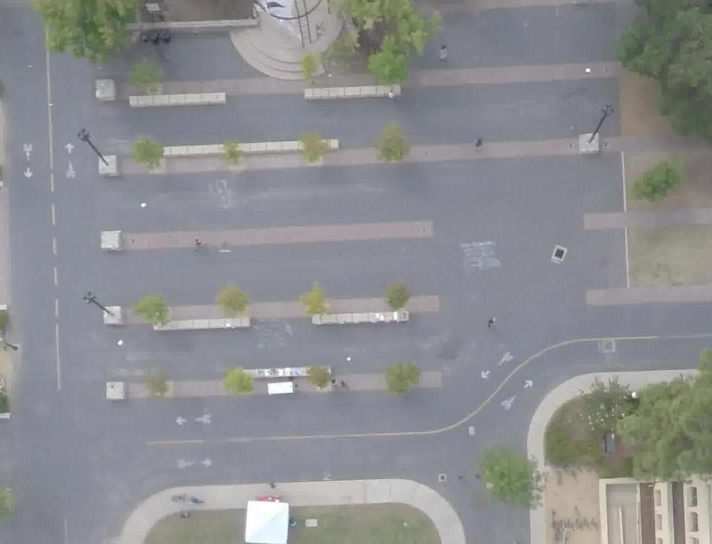
#> input picture annotations/bookstore/video0/reference.jpg, 1424 x 1088 px, found by its file name (shown at 1/2 size)
$ jupyter execute --allow-errors potential_function_notes.ipynb   (shell and % lines are left out)   (Python 2 division)   (older library calls are emulated)   (text cells are left out)
#> lines starting #> are read from the running program, lines starting #| are printed output that depends on the picture; long printed decimals are rounded; pictures that were not available may be replaced by others from this repository, and a replacement may not be noted
### code/potential_function.py
import numpy as np

#**************************************
#********** RETRIEVE AND PROCESS IMAGES
#**************************************

directory = "../annotations/deathCircle/video0/"
terrain_types = ["buildings", "grass", "street", "sidewalk"]
from scipy import misc
from scipy.signal import decimate, fftconvolve, gaussian
downsample_rate = 4
#reader translates an file-name to an image into a boolean array (i.e. a BW image)
reader = lambda fname : (misc.imread(directory+fname)).min(axis=2) == 0
decimater = lambda x: decimate( decimate( x , downsample_rate , axis=0), downsample_rate, axis=1)

normal_dist = lambda sigma,N_g: gaussian(N_g,sigma) / (N_g*np.sqrt(2*np.pi*sigma**2))
kernel = lambda sigma,N_g: np.outer( normal_dist(sigma,N_g) , normal_dist(sigma,N_g) )
smoother = lambda im,sigma : fftconvolve( im , kernel(sigma,int(3*sigma)), mode='valid')
get_smooth_image = lambda fname,sigma: smoother( decimater( reader( fname ) ), sigma )

sigmas = [5,10,20]

#terrain_image[t][s] is an image of terrain t convolved with a gaussian of scale s in sigmas.
terrain_image = { t: {s: get_smooth_image( t + ".bmp",s ) \
        for s in sigmas} \
        for t in terrain_types}


#X_res[t][s] is the X-resolution of terrain_image[t][s]
X_res = {t: {s: terrain_image[t][s].shape[0] for s in sigmas} for t in terrain_types}
Y_res = {t: {s: terrain_image[t][s].shape[1] for s in sigmas} for t in terrain_types}

#Now we have a dictionary of processed images.  Lets FFT them.
#terrain_image_fft[t][s] is an the fourier transform of terrain[t][s]
terrain_image_fft = { t: {s: np.fft.fftn(terrain_image[t][s]) \
        for s in sigmas} \
        for t in terrain_types}


#****************************************
#************* SAVE THE LOW FOURIER MODES
#****************************************

i_max = 20
j_max = 20
indices = [(i,j)    for i in range(-i_max,i_max+1) \
                    for j in range(-j_max,j_max+1)]

#coeffs[t][s][ij] is the ij^th Fourier coefficient of terrain_image[t][s].
coeffs = {t: {s: {ij: terrain_image_fft[t][s][ij[0],ij[1]] for ij in indices} for s in sigmas} for t in terrain_types}


#*****************************************
#************ CONSTRUCT POTENTIAL FUNCTION
#*****************************************

e2pij = lambda i,j,x,y : np.exp(2*np.pi*1j*(i*x+j*y))

# [14 lines left out: function V, not called in this run]

### code/potential_function_notes.ipynb
[cell 1]
import numpy as np
from matplotlib import pyplot as plt
import matplotlib.image as mpimage

[cell 2]
img = mpimage.imread("../annotations/deathCircle/video0/reference.jpg")
#> img is the input picture: shape (1088, 1424, 3); mean R, G, B 139.8, 141.2, 143.6
plt.imshow(img)
f = plt.gcf()
f.set_size_inches((12,12))

[cell 3]
from scipy import misc
directory = "../annotations/deathCircle/video0/"
# A boolean matrix encoding the location of streets
from scipy.signal import decimate,fftconvolve,gaussian
q=5 #downsampline rate
reader = lambda fname : (misc.imread(directory+fname)).min(axis=2) == 0
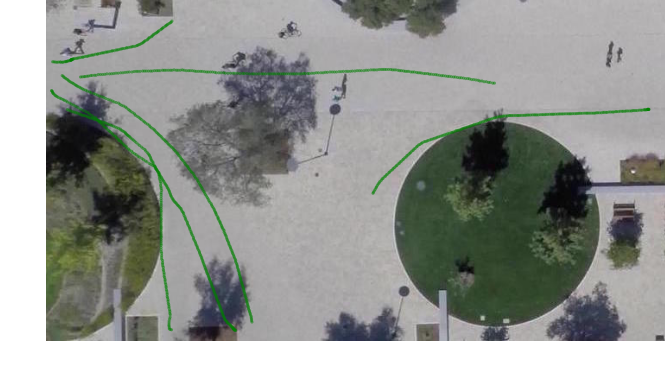
#> input picture code/test_traj.png, 665 x 365 px, given in place of street.bmp, which was not available
decimater = lambda x: decimate( decimate( x , q , axis=0), q, axis=1)
sigma = 20
N_g=30
G = gaussian(N_g,sigma) / (N_g*np.sqrt(2*np.pi*sigma**2))
kernel = np.outer( G, G)
smoother = lambda im : fftconvolve( im , kernel ,mode='valid')
street_downsampled = decimater( reader("street.bmp"))
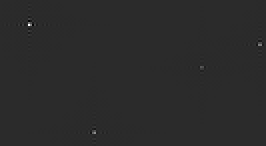
#> street_downsampled: shape (73, 133) float64 (shown 2 times larger); min -0.0211, max 0.104, mean 3.62e-05; drawn with min black and max white
street_smoothed = smoother( street_downsampled)
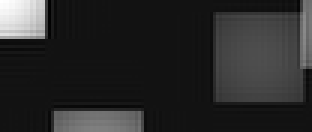
#> street_smoothed: shape (44, 104) float64 (shown 3 times larger); min -5.47e-09, max 6.89e-08, mean 6.98e-09; drawn with min black and max white
street_fourier = np.fft.fftn(street_smoothed)

[cell 4]
f, (ax0,ax1,ax2) = plt.subplots(1,3)
ax0.imshow(street_downsampled,interpolation='nearest')
ax0.set_title('indicator function of streets')
ax1.imshow(street_smoothed, interpolation='nearest')
ax1.set_title('Smoothed')
ax2.imshow(np.log(np.abs(street_fourier)))
ax2.set_title('frequency domain')
f.set_size_inches((10,10))
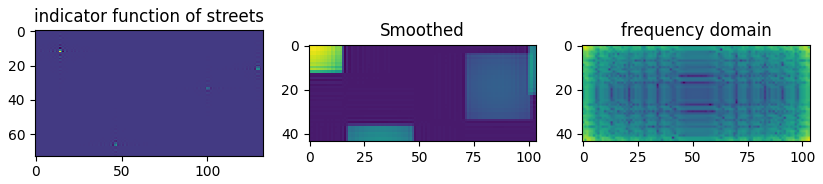
#> figure drawn by matplotlib, 3 panels

[cell 5]
street_reconstructed = np.zeros( street_smoothed.shape, dtype='complex')
X_res = street_smoothed.shape[0]
#> X_res = 44
Y_res = street_smoothed.shape[1]
#> Y_res = 104
x_span = np.arange(0,X_res)/float(X_res)
#> x_span = 44 values from 0 to 0.977
y_span = np.arange(0,Y_res)/float(Y_res)
#> y_span = 104 values from 0 to 0.99
X_mesh,Y_mesh = np.meshgrid( x_span, y_span )
Nx = 20
Ny = 20
for i in range(-Nx/2,Nx/2):
    for j in range(-Ny/2,Ny/2):
        street_reconstructed += np.exp( 2*np.pi*1j*(i*X_mesh.T+j*Y_mesh.T ) )*street_fourier[i,j]/(X_res*Y_res)

[cell 6]
f,(ax1,ax2) = plt.subplots(1,2)
ax1.imshow(street_reconstructed.real)
error_low_modes = np.abs(street_reconstructed - street_smoothed)
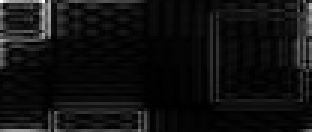
#> error_low_modes: shape (44, 104) float64 (shown 3 times larger); min 9.34e-12, max 2.96e-08, mean 2e-09; drawn with min black and max white
error_plot = ax2.imshow( error_low_modes )
f.colorbar(error_plot, fraction=0.05, pad=0.05)
f.set_size_inches((12,12))

print "L2 error is {:f}".format( np.linalg.norm(error_low_modes, ord='fro'))
#| L2 error is 0
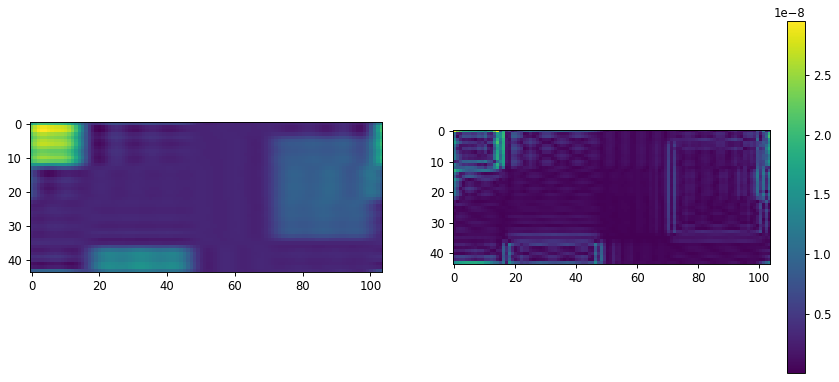
#> figure drawn by matplotlib, 3 panels

[cell 7]
indices = [(i,j) for i in range(X_res) for j in range(Y_res)]
indices = sorted(indices, key=lambda ij:np.abs(street_fourier[ij]),reverse=True)
street_dropout = np.zeros(street_smoothed.shape, dtype='complex')
for ij in indices[0:Nx*Ny]:
    street_dropout += street_fourier[ij]*np.exp( 2*np.pi*1j*(ij[0]*X_mesh.T+ij[1]*Y_mesh.T ) ) / float(X_res*Y_res)
#> this loop made 400 passes
#> ij on passes 1 to 3: (0, 0), (1, 1), (43, 103)

[cell 8]
f,(ax1,ax2) = plt.subplots(1,2)
ax1.imshow(street_dropout.real)
error = np.abs(street_dropout - street_smoothed)
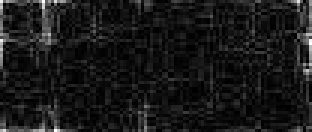
#> error: shape (44, 104) float64 (shown 3 times larger); min 7.63e-12, max 1.55e-08, mean 1.54e-09; drawn with min black and max white
error_plot = ax2.imshow(error)
f.colorbar(error_plot, fraction=0.05, pad=0.05)
f.set_size_inches((12,12))

print "L2 error is {:f}".format( np.linalg.norm(error,ord='fro') )
#| L2 error is 0
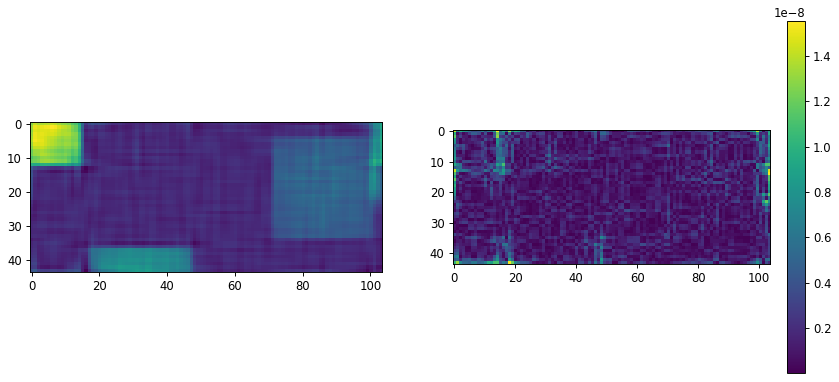
#> figure drawn by matplotlib, 3 panels

[cell 9]
major_indices = indices[0:Nx*Ny]
#> major_indices = 400 pairs, first value 0 to 43, second value 0 to 103
major_coefs = [ street_fourier[ij] for ij in major_indices]
#> major_coefs = 400 items
def potential_function_grass(x,y):
    global major_indices, major_coefs, X_res,Y_res
    if type(x)==type(1):
        out = 0.0 + 0.0*1j
    else:
        out = np.zeros( x.shape , dtype = 'complex')
    for ij in major_indices:
        i = ij[0]
        j = ij[1]
        out += street_fourier[i,j]*np.exp(2*np.pi*1j*(i*x + j*y) ) / float(X_res*Y_res)
#> this loop made 400 passes
    return out

[cell 10]
Z = potential_function_grass(X_mesh.T,Y_mesh.T)

[cell 11]
plt.imshow(Z.real)
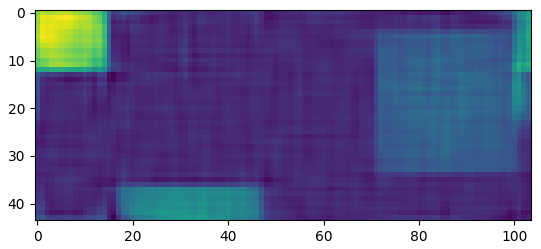
#> figure drawn by matplotlib, 1 panel
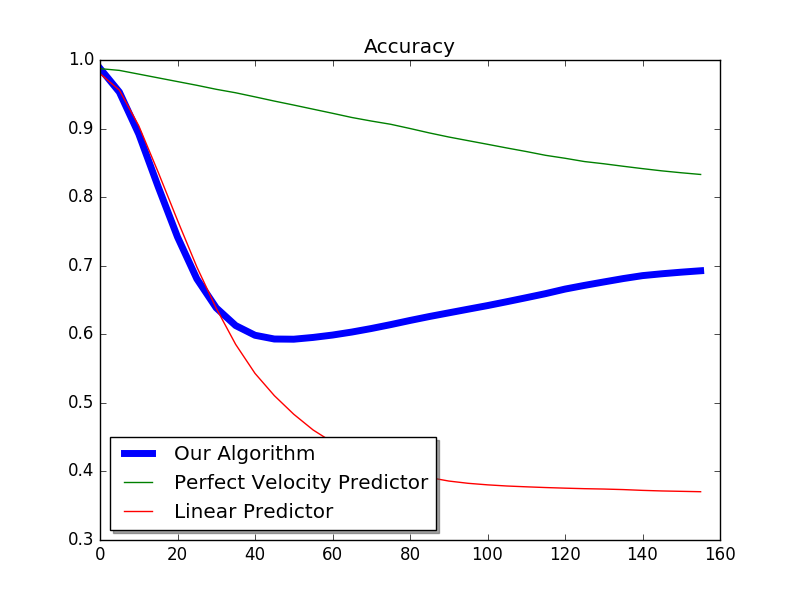
#> input picture code/accuracy.png, 800 x 600 px, given in place of buildings.bmp, which was not available

#> (a cell that did not finish here is left out)

#> (a cell that did not finish here is left out)

#> (a cell that did not finish here is left out)

#> (a cell that did not finish here is left out)

[cell 16]
import random
x=random.uniform(0,250)
#> x = 211.1
y=random.uniform(0,350)
from time import time
t0 = time()
#> (the rest of this cell did not finish here and is left out)
